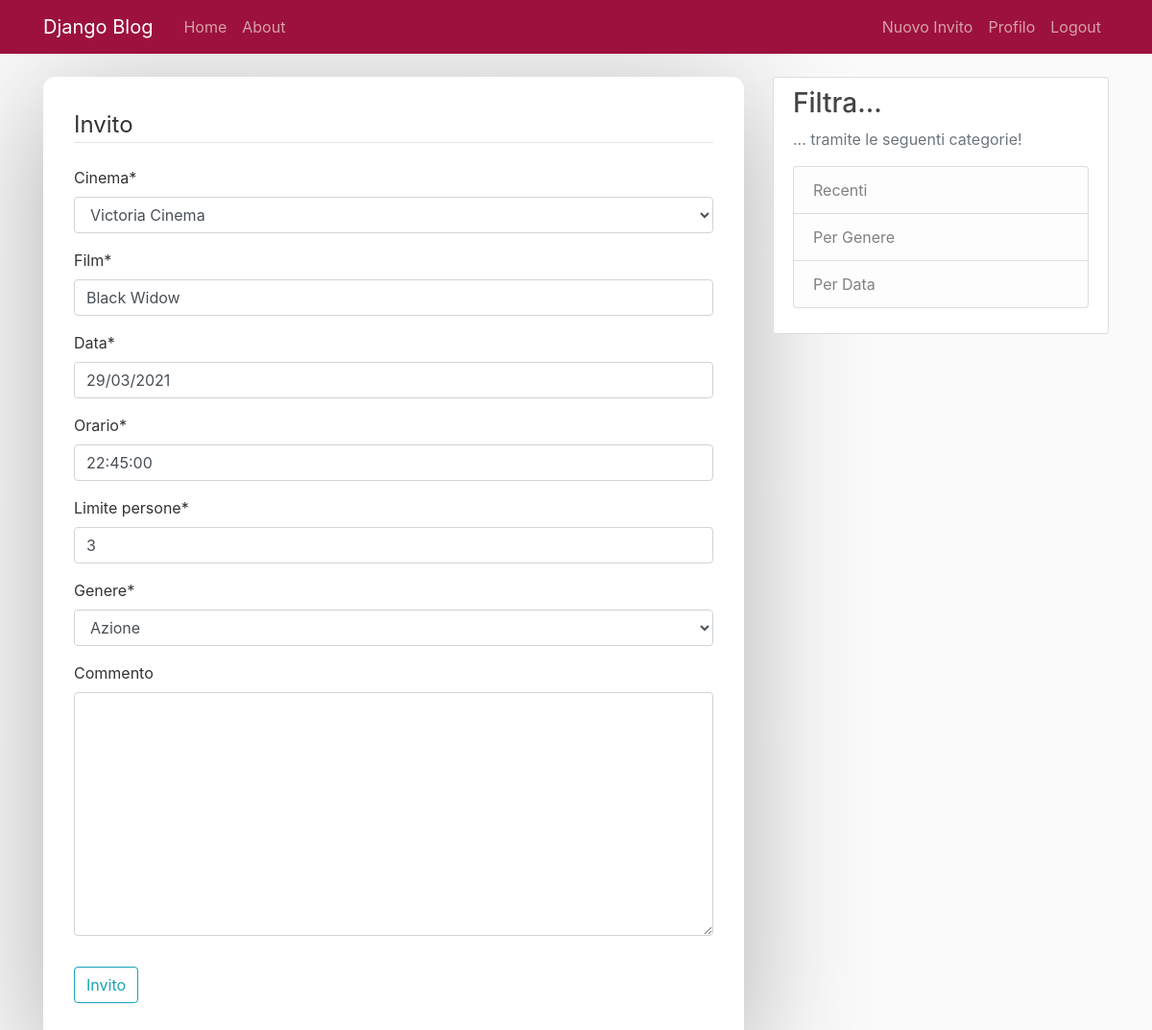
The app's page /inviti/invito/3/update/ (signed in) with its own data.
### inviti/models.py (models this page shows, shortened)
class Invito(models.Model):
    cinema = models.CharField(max_length=100, choices=CinemaList.CinemaList.ListaCinema)
    film = models.CharField(max_length=100)
    data = models.DateField(validators=[validators.validate_date])
    orario = models.TimeField()
    limite_persone = models.PositiveSmallIntegerField()
    genere = MultiSelectField(max_length=100, choices=GenreList.GenreList.ListaGeneri)
    utente = models.ForeignKey(User, on_delete=models.CASCADE)
    commento = models.TextField(blank=True)
    data_invito = models.DateTimeField(default=timezone.now)
    partecipanti = models.ManyToManyField(User, related_name='partecipanti', blank=True)
    class Meta:
        verbose_name = 'Invito'
        verbose_name_plural = "Inviti"

### inviti/views.py (the view, shortened to what this page needs)
# urls.py: path('invito/<int:pk>/update/', InvitoUpdateView.as_view(), name='invito-update'),
class InvitoUpdateView(LoginRequiredMixin, UserPassesTestMixin, UpdateView):
    model = Invito
    fields = ['cinema', 'film', 'data', 'orario', 'limite_persone', 'genere', 'commento']
    def test_func(self):
        invito = self.get_object()
        if self.request.user == invito.utente:
            return True
        return False

### inviti/templates/inviti/invito_form.html (shortened to what this page needs)
{% extends "main/base.html" %}
{% load crispy_forms_tags %}
{% block content %}
    <div class="generic-container">
        <form method="POST">
            <fieldset class="form-group">
                <legend class="border-bottom mb-4">Invito</legend>
                {{ form|crispy }}
            </fieldset>
            <div class="form-group">
                <button class="btn btn-outline-info" type="submit">Invito</button>
            </div>
        </form>
    </div>
{% endblock content %}

### inviti/static/inviti/main.css (style rules this page uses)
body { background: #fafafa; color: #333333; margin-top: 5rem; }

### inviti/static/inviti/style.css (style rules this page uses)
*, *::before *::after { margin: 0; padding: 0; box-sizing: border-box; }
.generic-container { width: 100%; padding: 2rem; background-color: #fff; box-shadow: 0 1.4rem 8rem rgba(0,0,0,0.3); align-items: center; border-radius: .8rem; margin-bottom: 1.5rem; }

### records on screen
Invito: cinema "Victoria Cinema", film "Black Widow", data "29/03/2021", orario "22:45:00", limite_persone "3", genere "Azione"
